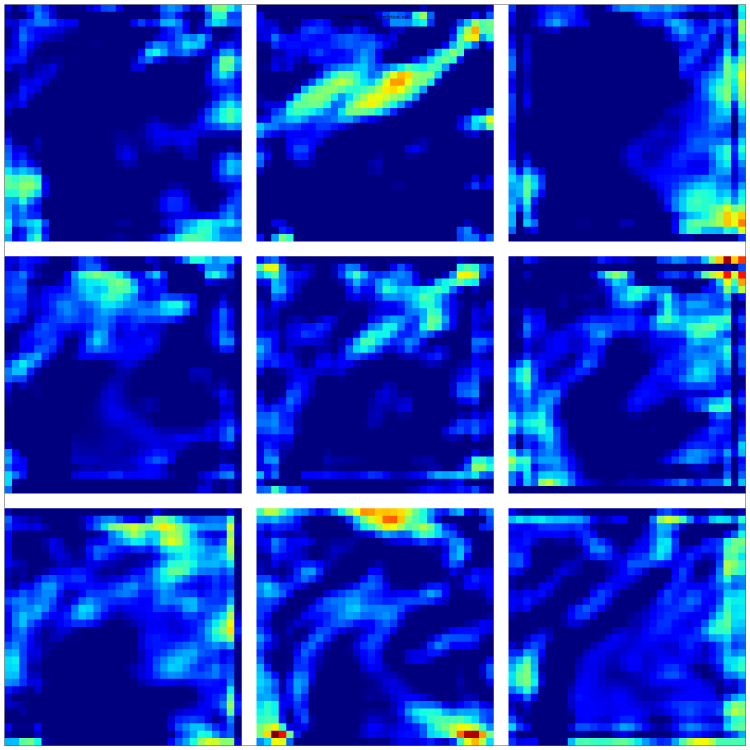
#> input picture code/activations/gibs_11/convolution2d_10_activation.png, 3000 x 3000 px (shown at 1/4 size)
$ python -i keras_viz.py   (imports and definitions only)
#> lines starting #> are read from the running program, lines starting #| are printed output that depends on the picture
# -*- coding: utf-8 -*-
"""
Created on Tue Jul  5 18:17:50 2016

@author: jmiller
"""
from __future__ import print_function
import matplotlib
from functools import reduce
# [1 line not run here, left out]
import matplotlib.pyplot as plt
from keras import backend as K
from keras.models import model_from_json
from keras.models import *
from keras.callbacks import *
from mpl_toolkits.axes_grid1 import make_axes_locatable
import pylab as pl
import numpy as np
from glob import glob
import numpy.ma as ma
import cv2
import os
from PIL import Image
import imp
# [7 lines of commented-out code are left out]
# [52 lines left out: functions nice_imshow, make_mosaic, not called in this run]


def factors(n):
    return sorted(reduce(list.__add__, ([i, n // i]
                                        for i in range(1, int(n**0.5) + 1) if n % i == 0)))


# [66 lines left out: functions optimal_layout, get_map, get_output_layer, get_img, img_to_array, not called in this run]


def load_img(path, grayscale=False, target_size=(256, 256)):
    '''Load an image into PIL format.
    # Arguments
      path: path to image file
      grayscale: boolean
      target_size: None (default to original size)
          or (img_height, img_width)
    '''
#> called with grayscale = False, target_size = (256, 256)
    img = Image.open(path)
#> img is the input picture: PIL image 3000x3000 RGBA; mean R, G, B, A 30.8, 60.4, 187.4, 255
    if grayscale:
        img = img.convert('L')
    else:  # Ensure 3 channel even when loaded image is grayscale
        img = img.convert('RGB')
#> img: PIL image 3000x3000 RGB
    if target_size:
        img = img.resize((target_size[1], target_size[0]))
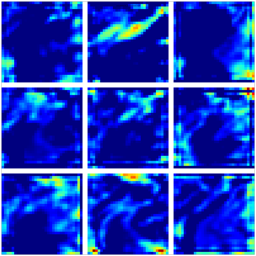
#> img: PIL image 256x256 RGB; mean R, G, B 30.8, 60.5, 187.1
    return img


# [104 lines not run here, left out]


'''
  class_weights=model.layers[-1].get_weights()[0]
  final_conv_layer = get_output_layer(model, "conv5_3")
  get_output = K.function([model.layers[0].input], [final_conv_layer.output,model.layers[-1].get_output_at(0)])

  for img_path in img_lst:
    dir_name=img_path.split('/')[-1].split('.')[0]
    X,img,original_image=get_img(img_path)
    [conv_outputs, predictions] = get_output([X])
    conv_outputs = conv_outputs[0, :, :, :]

    prediction = model.predict_classes(X)
    if prediction==0:
        pred_label = 'bands'

    cam=np.zeros(dtype=np.float32,shape=conv_outputs.shape[1:3])
    for i,w in enumerate(class_weights[:,0]):
            cam+=w * conv_outputs[i,:,:]
    print('predictions: {0} '.format(predictions))
    cam /=np.max(cam)
    width, height, _ = original_image.shape
    cam=cv2.resize(cam, (height,width))
    heatmap=cv2.applyColorMap(np.uint8(255*cam), cv2.COLORMAP_JET)
    heatmap[np.where(cam>0.2)] = 0
    img = heatmap*.5 + original_image
    cv2.imwrite('CAMs/{0}CAM.png'.format(dir_name),img)


'''

>>> result = load_img('activations/gibs_11/convolution2d_10_activation.png')

$ run again, on code/activations/gibs_11/convolution2d_12_activation.png
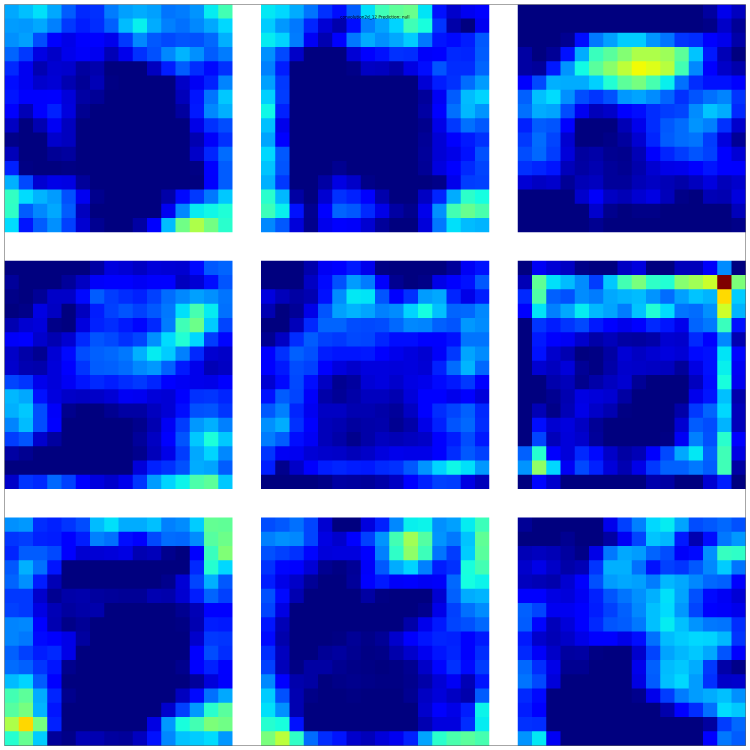
#> input picture code/activations/gibs_11/convolution2d_12_activation.png, 3000 x 3000 px (shown at 1/4 size)
#> in load_img, img is the input picture: PIL image 3000x3000 RGBA; mean R, G, B, A 46.4, 86.3, 210.8, 255
#> in load_img, `img = img.resize((target_size[1], target_size[0]))`:
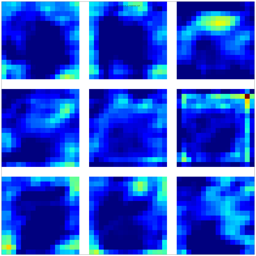
#> img: PIL image 256x256 RGB; mean R, G, B 46.4, 86.3, 210.7

$ run again, on code/activations/gibs_11/convolution2d_13_activation.png
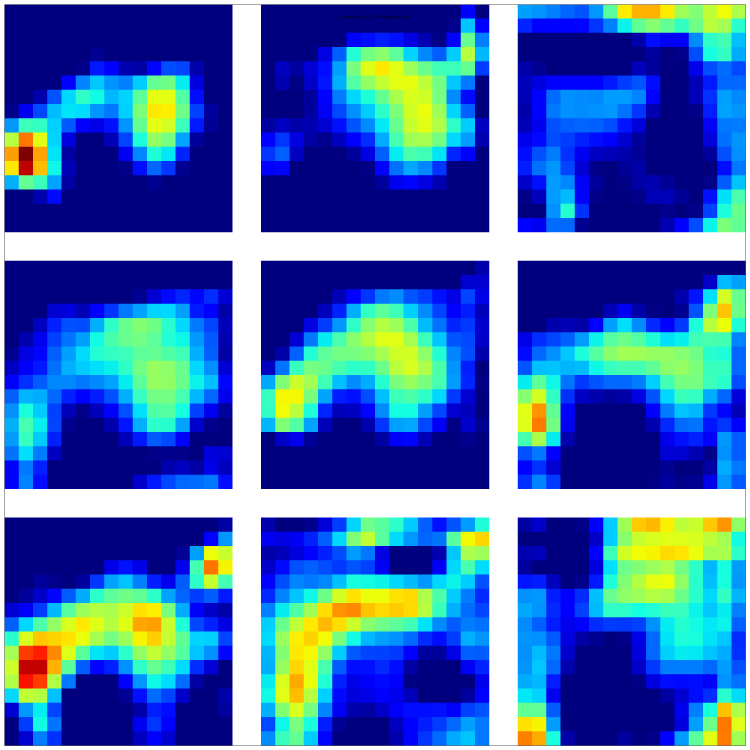
#> input picture code/activations/gibs_11/convolution2d_13_activation.png, 3000 x 3000 px (shown at 1/4 size)
#> in load_img, img is the input picture: PIL image 3000x3000 RGBA; mean R, G, B, A 66.7, 113, 184.7, 255
#> in load_img, `img = img.resize((target_size[1], target_size[0]))`:
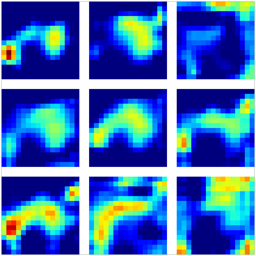
#> img: PIL image 256x256 RGB; mean R, G, B 66.7, 113, 184.5
